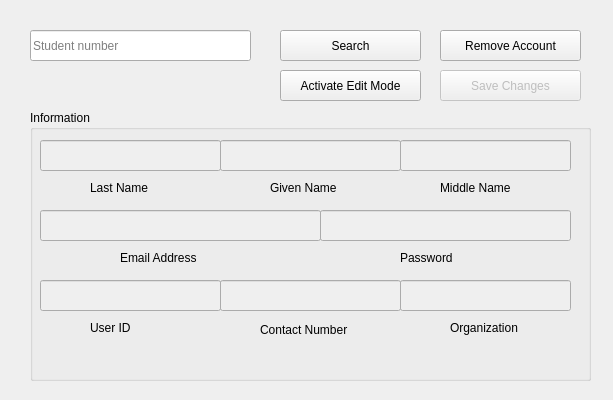
<?xml version="1.0" encoding="UTF-8"?>
<ui version="4.0">
 <class>Form_AccountHandler</class>
 <widget class="QWidget" name="Form_AccountHandler">
  <property name="geometry">
   <rect>
    <x>0</x>
    <y>0</y>
    <width>613</width>
    <height>400</height>
   </rect>
  </property>
  <property name="windowTitle">
   <string>Form</string>
  </property>
  <widget class="QLineEdit" name="lineEdit_Email">
   <property name="geometry">
    <rect>
     <x>30</x>
     <y>30</y>
     <width>221</width>
     <height>31</height>
    </rect>
   </property>
   <property name="placeholderText">
    <string>Student number</string>
   </property>
  </widget>
  <widget class="QGroupBox" name="groupBox">
   <property name="geometry">
    <rect>
     <x>30</x>
     <y>110</y>
     <width>561</width>
     <height>271</height>
    </rect>
   </property>
   <property name="title">
    <string>Information</string>
   </property>
   <widget class="QLineEdit" name="lineEdit_Surname">
    <property name="enabled">
     <bool>false</bool>
    </property>
    <property name="geometry">
     <rect>
      <x>10</x>
      <y>30</y>
      <width>181</width>
      <height>31</height>
     </rect>
    </property>
    <property name="placeholderText">
     <string/>
    </property>
   </widget>
   <widget class="QLineEdit" name="lineEdit_GivenName">
    <property name="enabled">
     <bool>false</bool>
    </property>
    <property name="geometry">
     <rect>
      <x>190</x>
      <y>30</y>
      <width>181</width>
      <height>31</height>
     </rect>
    </property>
    <property name="placeholderText">
     <string/>
    </property>
   </widget>
   <widget class="QLineEdit" name="lineEdit_MiddleName">
    <property name="enabled">
     <bool>false</bool>
    </property>
    <property name="geometry">
     <rect>
      <x>370</x>
      <y>30</y>
      <width>171</width>
      <height>31</height>
     </rect>
    </property>
    <property name="placeholderText">
     <string/>
    </property>
   </widget>
   <widget class="QLabel" name="label">
    <property name="geometry">
     <rect>
      <x>60</x>
      <y>70</y>
      <width>71</width>
      <height>16</height>
     </rect>
    </property>
    <property name="text">
     <string>Last Name</string>
    </property>
   </widget>
   <widget class="QLabel" name="label_GivenName">
    <property name="geometry">
     <rect>
      <x>240</x>
      <y>70</y>
      <width>71</width>
      <height>16</height>
     </rect>
    </property>
    <property name="text">
     <string>Given Name</string>
    </property>
   </widget>
   <widget class="QLabel" name="label_MiddleName">
    <property name="geometry">
     <rect>
      <x>410</x>
      <y>70</y>
      <width>81</width>
      <height>16</height>
     </rect>
    </property>
    <property name="text">
     <string>Middle Name</string>
    </property>
   </widget>
   <widget class="QLineEdit" name="lineEdit_EmailAddress">
    <property name="enabled">
     <bool>false</bool>
    </property>
    <property name="geometry">
     <rect>
      <x>10</x>
      <y>100</y>
      <width>281</width>
      <height>31</height>
     </rect>
    </property>
    <property name="placeholderText">
     <string/>
    </property>
   </widget>
   <widget class="QLabel" name="label_3">
    <property name="geometry">
     <rect>
      <x>90</x>
      <y>140</y>
      <width>91</width>
      <height>16</height>
     </rect>
    </property>
    <property name="text">
     <string>Email Address</string>
    </property>
   </widget>
   <widget class="QLabel" name="label_GivenName_3">
    <property name="geometry">
     <rect>
      <x>420</x>
      <y>210</y>
      <width>71</width>
      <height>16</height>
     </rect>
    </property>
    <property name="text">
     <string>Organization</string>
    </property>
   </widget>
   <widget class="QLabel" name="label_MiddleName_3">
    <property name="geometry">
     <rect>
      <x>60</x>
      <y>210</y>
      <width>51</width>
      <height>16</height>
     </rect>
    </property>
    <property name="text">
     <string>User ID</string>
    </property>
   </widget>
   <widget class="QLineEdit" name="lineEdit_Organization">
    <property name="enabled">
     <bool>false</bool>
    </property>
    <property name="geometry">
     <rect>
      <x>370</x>
      <y>170</y>
      <width>171</width>
      <height>31</height>
     </rect>
    </property>
    <property name="placeholderText">
     <string/>
    </property>
   </widget>
   <widget class="QLineEdit" name="lineEdit_UserID">
    <property name="enabled">
     <bool>false</bool>
    </property>
    <property name="geometry">
     <rect>
      <x>10</x>
      <y>170</y>
      <width>181</width>
      <height>31</height>
     </rect>
    </property>
    <property name="placeholderText">
     <string/>
    </property>
   </widget>
   <widget class="QLineEdit" name="lineEdit_ContactNumber">
    <property name="enabled">
     <bool>false</bool>
    </property>
    <property name="geometry">
     <rect>
      <x>190</x>
      <y>170</y>
      <width>181</width>
      <height>31</height>
     </rect>
    </property>
    <property name="text">
     <string/>
    </property>
    <property name="placeholderText">
     <string/>
    </property>
   </widget>
   <widget class="QLabel" name="label_4">
    <property name="geometry">
     <rect>
      <x>230</x>
      <y>210</y>
      <width>101</width>
      <height>20</height>
     </rect>
    </property>
    <property name="text">
     <string>Contact Number</string>
    </property>
   </widget>
   <widget class="QLineEdit" name="lineEdit_Password">
    <property name="enabled">
     <bool>false</bool>
    </property>
    <property name="geometry">
     <rect>
      <x>290</x>
      <y>100</y>
      <width>251</width>
      <height>31</height>
     </rect>
    </property>
    <property name="placeholderText">
     <string/>
    </property>
   </widget>
   <widget class="QLabel" name="label_MiddleName_4">
    <property name="geometry">
     <rect>
      <x>370</x>
      <y>140</y>
      <width>61</width>
      <height>16</height>
     </rect>
    </property>
    <property name="text">
     <string>Password</string>
    </property>
   </widget>
  </widget>
  <widget class="QPushButton" name="pushButton_Search">
   <property name="geometry">
    <rect>
     <x>280</x>
     <y>30</y>
     <width>141</width>
     <height>31</height>
    </rect>
   </property>
   <property name="text">
    <string>Search</string>
   </property>
  </widget>
  <widget class="QPushButton" name="pushButton_RemoveAccount">
   <property name="geometry">
    <rect>
     <x>440</x>
     <y>30</y>
     <width>141</width>
     <height>31</height>
    </rect>
   </property>
   <property name="text">
    <string>Remove Account</string>
   </property>
  </widget>
  <widget class="QPushButton" name="pushButton_ActivateEditMode">
   <property name="geometry">
    <rect>
     <x>280</x>
     <y>70</y>
     <width>141</width>
     <height>31</height>
    </rect>
   </property>
   <property name="text">
    <string>Activate Edit Mode</string>
   </property>
  </widget>
  <widget class="QPushButton" name="pushButton_SaveChanges">
   <property name="enabled">
    <bool>false</bool>
   </property>
   <property name="geometry">
    <rect>
     <x>440</x>
     <y>70</y>
     <width>141</width>
     <height>31</height>
    </rect>
   </property>
   <property name="text">
    <string>Save Changes</string>
   </property>
  </widget>
 </widget>
 <resources/>
 <connections/>
</ui>
